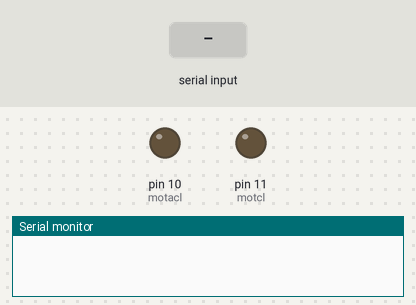
Simulated run of this sketch. Board: Arduino Uno, built with avr-gcc and run on an emulated ATmega328P. On the bench: output pins drawn as LEDs (lit = HIGH), the last lines printed to the serial monitor. The inputs (shaded band) are chosen by the test bench.

Above: at 2.2 s.
2.3 s: "on" received over Serial
At 4.0 s:
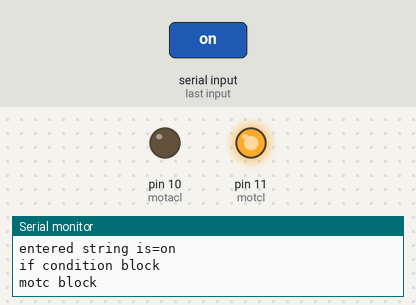
4.8 s: "off" received over Serial
At 7.2 s:
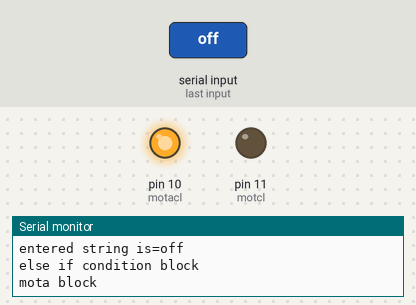
11.8 s: "s" received over Serial
At 13.6 s:
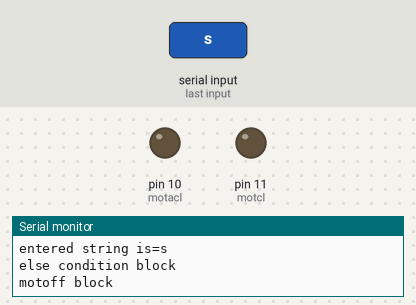
Timing chart, 0 to 15.1 s (numbered marks = the images above; inputs shaded):
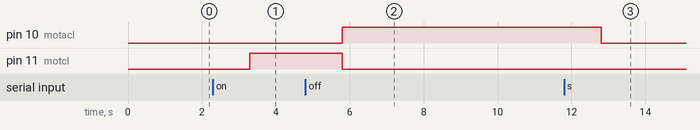

The sketch:

moter_2.ino
```cpp
#include<SoftwareSerial.h>//to include software serial class file
void send_to_mobile();//prototype
void send_from_mobile();//prototype
void motc();
void mota();
void motoff();
String t;
char i;
int motcl=11;
int motacl=10;
SoftwareSerial mySerial(9,10);//to make pin 9,10 as Rx,Tx respectively for serial communication between bluetooh module and arduino
void setup()
{
  motoff();
  Serial.begin(9600);//baud rate  between serial moniter and arduino serial ports 0,1
  mySerial.begin(9600);//baud rate  between bluetooh and arduino serial ports 9,10
  delay(1000);
  pinMode(motcl,OUTPUT);
   pinMode(motacl,OUTPUT);
  }
  void loop()
  {
    if (mySerial.available()>0)// check if serial data is available at pin 0 from serial moniter
    {
      i=mySerial.read();
      Serial.flush();
      mySerial.println(i);
      switch(i)//reads the data 1 byte at a time and than use for switch case
      {
        case 's'://s-->to invoke send_to_mobile
        Serial.println("case s");
        send_to_mobile();
        Serial.println("now we break case s");
        break;
        case 'r'://r-->to invoke send_from_mobile
        Serial.println("case r");
        send_from_mobile();
        Serial.println("now we break case r");
        break;
        }
      }
      if (Serial.available()>0)// check if serial data is available at pin 9
      {
        Serial.println("trasfeer data from GSM to arduino");
        t=Serial.readString();
        Serial.flush();//hold the program until we enter all input on pin 9,10
        Serial.print("entered string is=");
        Serial.println(t);//print the value of t
        if(t=="on")// if sms from mobile is on then this bloch execute and call motc()
        {
          Serial.println("if condition block");
          motc();

          }
          else if(t=="off")// if sms from mobile is off then this bloch execute and call mota()
          {
            Serial.println("else if condition block");
            mota();

            }
            else// if sms from mobile is anything other than off then this block will execute
            {
              Serial.println("else condition block");
              motoff();

              }
        }
    }
    void send_to_mobile()
    {
Serial.println("send to mobile start");
mySerial.println("AT+CMGF=1");//first command line on gsm to creat text mode
delay(1000);
mySerial.println("AT+CMGF=\"-7014533381\"");//second command line on gsm to send sms
delay(1000);
mySerial.println("sending to mobile from arduino through GSM module");//sms which send to mobile
delay(1000);
mySerial.println("(cha)26");//to send the above written (char)26-->
delay(1000);
Serial.println("send to mobile end");
      }
      void send_from_mobile()
      {
        Serial.println("send from mobile starts");
        mySerial.println("AT+CNMT=2,2,0,0,0");
delay(1000);
Serial.println("send from mobile ends");
        }
        void motc()
        {
          Serial.println("motc block");
          analogWrite(motcl,255);
          analogWrite(motacl,0);


          }
          void mota()
        {
          Serial.println("mota block");
          analogWrite(motcl,0);
          analogWrite(motacl,255);


          }
          void motoff()
        {
          Serial.println("motoff block");
          analogWrite(motcl,0);
          analogWrite(motacl,0);

          }
```

Measured:
- after the input at 2.3 s, pin 11 (motcl): LOW → HIGH after 1.0 s
- after the input at 4.8 s, pin 10 (motacl): LOW → HIGH after 1.0 s; pin 11 (motcl): HIGH → LOW after 1.0 s
- after the input at 11.8 s, pin 10 (motacl): HIGH → LOW after 1.0 s
